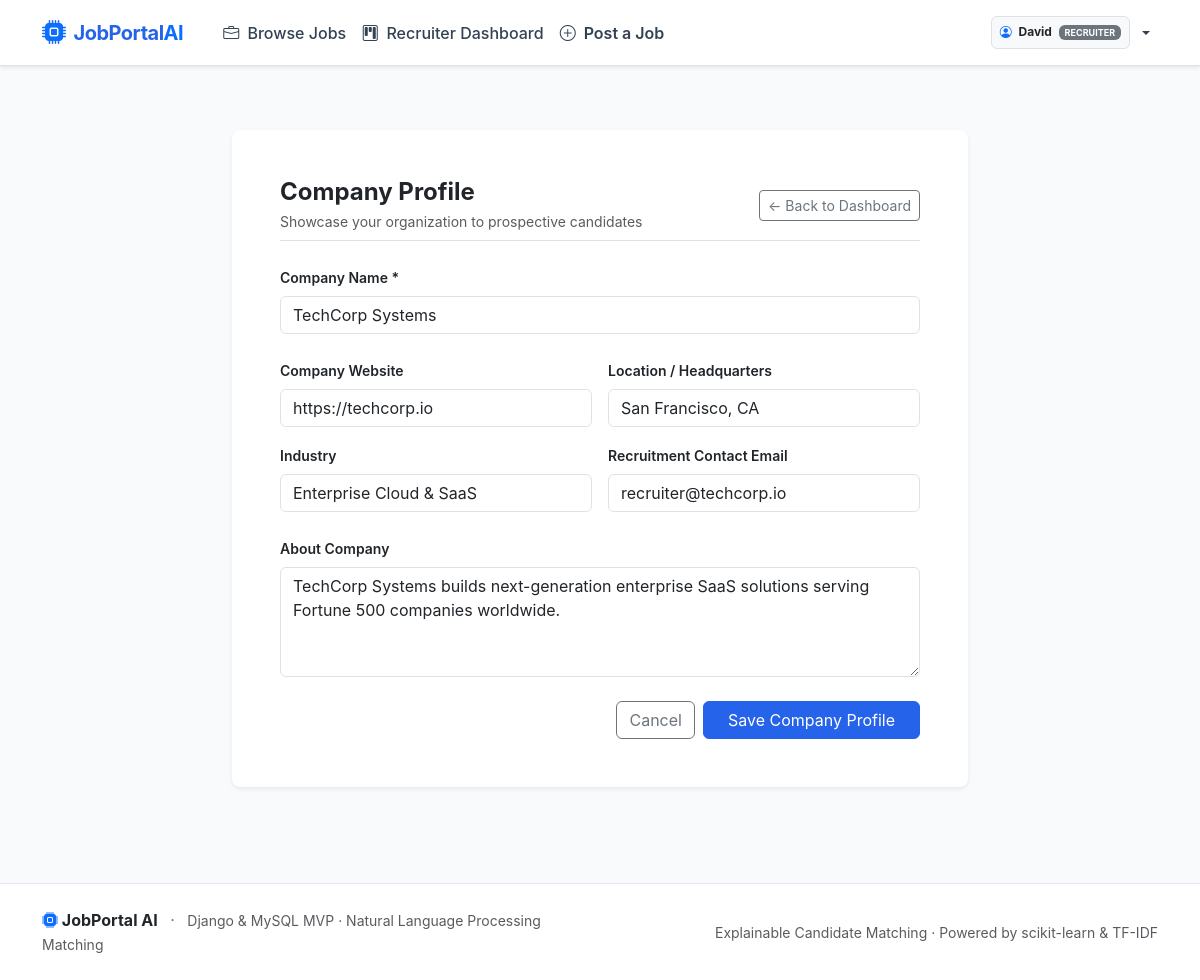
Screenshot of /recruiters/profile/edit/ (signed in) with the database file from the repository.
### accounts/models.py (models this page shows, shortened)
class User(AbstractUser):
    ROLE_CHOICES = (
        ('candidate', 'Job Seeker'),
        ('recruiter', 'Recruiter'),
        ('admin', 'Administrator'),
    )
    role = models.CharField(max_length=20, choices=ROLE_CHOICES, default='candidate')
    @property
    def is_candidate(self):
        return self.role == 'candidate'
    @property
    def is_recruiter(self):
        return self.role == 'recruiter'

### recruiters/models.py (models this page shows, shortened)
class RecruiterProfile(models.Model):
    user = models.OneToOneField(settings.AUTH_USER_MODEL, on_delete=models.CASCADE, related_name='recruiter_profile')
    company_name = models.CharField(max_length=255)
    company_website = models.URLField(blank=True)
    company_description = models.TextField(blank=True)
    company_location = models.CharField(max_length=150, blank=True)
    industry = models.CharField(max_length=100, blank=True)
    company_logo = models.FileField(upload_to='company_logos/', blank=True, null=True)
    contact_email = models.EmailField(blank=True)
    created_at = models.DateTimeField(auto_now_add=True)
    class Meta:
        db_table = 'recruiter_profiles'
        verbose_name = 'Recruiter Profile'
        verbose_name_plural = 'Recruiter Profiles'

### recruiters/views.py (the view)
# urls.py: path('profile/edit/', views.recruiter_profile_edit, name='recruiter_profile_edit'),
@login_required
@recruiter_required
def recruiter_profile_edit(request):
    profile, _ = RecruiterProfile.objects.get_or_create(user=request.user)
    if request.method == 'POST':
        form = RecruiterProfileForm(request.POST, request.FILES, instance=profile)
        if form.is_valid():
            form.save()
            messages.success(request, "Company profile updated successfully.")
            return redirect('recruiter_dashboard')
    else:
        form = RecruiterProfileForm(instance=profile)
    return render(request, 'recruiters/profile_edit.html', {'form': form, 'profile': profile})

### recruiters/forms.py
class RecruiterProfileForm(forms.ModelForm):
    class Meta:
        model = RecruiterProfile
        fields = [
            'company_name',
            'company_website',
            'company_location',
            'industry',
            'contact_email',
            'company_description',
            'company_logo',
        ]
        widgets = {
            'company_name': forms.TextInput(attrs={'class': 'form-control', 'placeholder': 'Acme Corp'}),
            'company_website': forms.URLInput(attrs={'class': 'form-control', 'placeholder': 'https://acme.com'}),
            'company_location': forms.TextInput(attrs={'class': 'form-control', 'placeholder': 'San Francisco, CA'}),
            'industry': forms.TextInput(attrs={'class': 'form-control', 'placeholder': 'Fintech, Cloud, Healthcare'}),
            'contact_email': forms.EmailInput(attrs={'class': 'form-control', 'placeholder': 'careers@acme.com'}),
            'company_description': forms.Textarea(attrs={'class': 'form-control', 'rows': 4, 'placeholder': 'About the company, vision, and team culture...'}),
            'company_logo': forms.FileInput(attrs={'class': 'form-control'}),
        }

### templates/recruiters/profile_edit.html (shortened to what this page needs)
{% extends 'base.html' %}
{% block content %}
<div class="container py-5">
    <div class="row justify-content-center">
        <div class="col-lg-8">
            <div class="card shadow-sm border-0 rounded-3">
                <div class="card-body p-4 p-md-5">
                    <div class="d-flex justify-content-between align-items-center mb-4 pb-2 border-bottom">
                        <div>
                            <h4 class="fw-bold mb-1">Company Profile</h4>
                            <p class="text-muted small mb-0">Showcase your organization to prospective candidates</p>
                        </div>
                        <a href="{% url 'recruiter_dashboard' %}" class="btn btn-outline-secondary btn-sm">
                            &larr; Back to Dashboard
                        </a>
                    </div>
                    <form method="post" enctype="multipart/form-data">
                        <div class="mb-4">
                            <label class="form-label fw-semibold small">Company Name *</label>
                            {{ form.company_name }}
                        </div>
                        <div class="row g-3 mb-4">
                            <div class="col-md-6">
                                <label class="form-label fw-semibold small">Company Website</label>
                                {{ form.company_website }}
                            </div>
                            <div class="col-md-6">
                                <label class="form-label fw-semibold small">Location / Headquarters</label>
                                {{ form.company_location }}
                            </div>
                            <div class="col-md-6">
                                <label class="form-label fw-semibold small">Industry</label>
                                {{ form.industry }}
                            </div>
                            <div class="col-md-6">
                                <label class="form-label fw-semibold small">Recruitment Contact Email</label>
                                {{ form.contact_email }}
                            </div>
                        </div>
                        <div class="mb-4">
                            <label class="form-label fw-semibold small">About Company</label>
                            {{ form.company_description }}
                        </div>
                        <div class="d-flex justify-content-end gap-2">
                            <a href="{% url 'recruiter_dashboard' %}" class="btn btn-outline-secondary">Cancel</a>
                            <button type="submit" class="btn btn-primary px-4">Save Company Profile</button>
                        </div>
                    </form>
                </div>
            </div>
        </div>
    </div>
</div>
{% endblock %}

### templates/base.html (shortened to what this page needs)
{% load static %}
<!DOCTYPE html>
<html lang="en">
<head>
    <link href="https://cdn.jsdelivr.net/npm/bootstrap@5.3.3/dist/css/bootstrap.min.css" rel="stylesheet">
    <link href="https://cdn.jsdelivr.net/npm/bootstrap-icons@1.11.3/font/bootstrap-icons.min.css" rel="stylesheet">
    <link href="{% static 'css/custom.css' %}" rel="stylesheet">
</head>
<body>
    <nav class="navbar navbar-expand-lg navbar-light bg-white border-bottom sticky-top shadow-sm py-2">
        <div class="container">
            <a class="navbar-brand d-flex align-items-center gap-2" href="{% url 'home' %}">
                <i class="bi bi-cpu-fill text-primary fs-4"></i>
                <span class="fw-bold">JobPortal<span class="text-primary">AI</span></span>
            </a>
            <div class="collapse navbar-collapse" id="navbarContent">
                <ul class="navbar-nav me-auto mb-2 mb-lg-0 ms-lg-3">
                    <li class="nav-item">
                        <a class="nav-link" href="{% url 'job_list' %}">
                            <i class="bi bi-briefcase me-1"></i> Browse Jobs
                        </a>
                    </li>
                    {% if user.is_authenticated and user.is_candidate %}
                        <li class="nav-item">
                            <a class="nav-link" href="{% url 'candidate_dashboard' %}">
                                <i class="bi bi-speedometer2 me-1"></i> Candidate Dashboard
                            </a>
                        </li>
                        <li class="nav-item">
                            <a class="nav-link" href="{% url 'recommendations_list' %}">
                                <i class="bi bi-stars text-warning me-1"></i> AI Recommendations
                            </a>
                        </li>
                        <li class="nav-item">
                            <a class="nav-link" href="{% url 'my_applications' %}">
                                <i class="bi bi-send-check me-1"></i> My Applications
                            </a>
                        </li>
                    {% elif user.is_authenticated and user.is_recruiter %}
                        <li class="nav-item">
                            <a class="nav-link" href="{% url 'recruiter_dashboard' %}">
                                <i class="bi bi-kanban me-1"></i> Recruiter Dashboard
                            </a>
                        </li>
                        <li class="nav-item">
                            <a class="nav-link text-primary fw-semibold" href="{% url 'job_create' %}">
                                <i class="bi bi-plus-circle me-1"></i> Post a Job
                            </a>
                        </li>
                    {% endif %}
                </ul>
                <ul class="navbar-nav ms-auto align-items-center gap-2">
                    {% if user.is_authenticated %}
                        <li class="nav-item dropdown">
                            <a class="nav-link dropdown-toggle d-flex align-items-center gap-2" href="#" id="userMenu" role="button" data-bs-toggle="dropdown" aria-expanded="false">
                                <span class="badge bg-light text-dark border p-2">
                                    <i class="bi bi-person-circle text-primary me-1"></i>
                                    {{ user.first_name|default:user.username }}
                                    <span class="badge bg-secondary ms-1 text-uppercase">{{ user.role }}</span>
                                </span>
                            </a>
                        </li>
                    {% endif %}
                </ul>
            </div>
        </div>
    </nav>
    <main>
        {% block content %}{% endblock %}
    </main>
    <footer class="py-4 mt-5">
        <div class="container">
            <div class="row align-items-center">
                <div class="col-md-6 text-center text-md-start mb-2 mb-md-0">
                    <span class="fw-bold text-dark"><i class="bi bi-cpu-fill text-primary"></i> JobPortal AI</span>
                    <span class="mx-2">·</span>
                    <small class="text-muted">Django & MySQL MVP · Natural Language Processing Matching</small>
                </div>
                <div class="col-md-6 text-center text-md-end">
                    <small class="text-muted">
                        Explainable Candidate Matching &middot; Powered by scikit-learn & TF-IDF
                    </small>
                </div>
            </div>
        </div>
    </footer>
</body>
</html>

### static/css/custom.css (style rules this page uses)
:root { --primary-color: #2563eb; --primary-hover: #1d4ed8; --secondary-color: #475569; --bg-light: #f8fafc; --card-border: #e2e8f0; --text-main: #0f172a; --text-muted: #64748b; }
body { background-color: var(--bg-light); color: var(--text-main); font-family: -apple-system, BlinkMacSystemFont, "Segoe UI", Roboto, "Helvetica Neue", Arial, sans-serif; min-height: 100vh; display: flex; flex-direction: column; }
main { flex: 1; }
.navbar-brand { font-weight: 700; letter-spacing: -0.5px; color: var(--primary-color) !important; }
.nav-link { font-weight: 500; color: #334155 !important; transition: color 0.15s ease-in-out; }
.btn-primary { background-color: var(--primary-color); border-color: var(--primary-color); }
footer { background-color: #ffffff; border-top: 1px solid var(--card-border); color: var(--text-muted); }

### rows the page displays
User: first_name "David", role "RECRUITER"
RecruiterProfile: company_name "TechCorp Systems", company_website "https://techcorp.io", company_location "San Francisco, CA", industry "Enterprise Cloud & SaaS", contact_email "recruiter@techcorp.io", company_description "TechCorp Systems builds next-generation enterprise SaaS solutions serving Fortune 500 companies worldwide."
